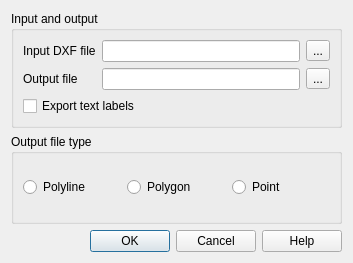
<?xml version="1.0" encoding="UTF-8"?>
<ui version="4.0">
 <class>dxf2shpConverterGui</class>
 <widget class="QDialog" name="dxf2shpConverterGui">
  <property name="geometry">
   <rect>
    <x>0</x>
    <y>0</y>
    <width>353</width>
    <height>263</height>
   </rect>
  </property>
  <property name="windowTitle">
   <string>Dxf Importer</string>
  </property>
  <property name="windowIcon">
   <iconset>
    <normaloff/>
   </iconset>
  </property>
  <layout class="QVBoxLayout" name="verticalLayout">
   <item>
    <widget class="QGroupBox" name="groupBox_2">
     <property name="title">
      <string>Input and output</string>
     </property>
     <layout class="QGridLayout" name="gridLayout">
      <item row="0" column="0">
       <widget class="QLabel" name="label">
        <property name="text">
         <string>Input DXF file</string>
        </property>
       </widget>
      </item>
      <item row="0" column="1">
       <widget class="QLineEdit" name="name"/>
      </item>
      <item row="0" column="2">
       <widget class="QToolButton" name="btnBrowseForFile">
        <property name="text">
         <string>...</string>
        </property>
       </widget>
      </item>
      <item row="1" column="0">
       <widget class="QLabel" name="label_3">
        <property name="text">
         <string>Output file</string>
        </property>
       </widget>
      </item>
      <item row="1" column="1">
       <widget class="QLineEdit" name="dirout"/>
      </item>
      <item row="1" column="2">
       <widget class="QToolButton" name="btnBrowseOutputDir">
        <property name="text">
         <string>...</string>
        </property>
       </widget>
      </item>
      <item row="2" column="0" colspan="2">
       <widget class="QCheckBox" name="convertTextCheck">
        <property name="text">
         <string>Export text labels</string>
        </property>
       </widget>
      </item>
     </layout>
    </widget>
   </item>
   <item>
    <widget class="QGroupBox" name="groupBox">
     <property name="title">
      <string>Output file type</string>
     </property>
     <layout class="QHBoxLayout" name="horizontalLayout">
      <item>
       <widget class="QRadioButton" name="polyline">
        <property name="text">
         <string>Polyline</string>
        </property>
       </widget>
      </item>
      <item>
       <widget class="QRadioButton" name="polygon">
        <property name="text">
         <string>Polygon</string>
        </property>
       </widget>
      </item>
      <item>
       <widget class="QRadioButton" name="point">
        <property name="text">
         <string>Point</string>
        </property>
       </widget>
      </item>
     </layout>
    </widget>
   </item>
   <item>
    <widget class="QDialogButtonBox" name="buttonBox">
     <property name="orientation">
      <enum>Qt::Horizontal</enum>
     </property>
     <property name="standardButtons">
      <set>QDialogButtonBox::Cancel|QDialogButtonBox::Help|QDialogButtonBox::Ok</set>
     </property>
    </widget>
   </item>
  </layout>
 </widget>
 <resources>
  <include location="dxf2shpconverter.qrc"/>
 </resources>
 <connections>
  <connection>
   <sender>buttonBox</sender>
   <signal>accepted()</signal>
   <receiver>dxf2shpConverterGui</receiver>
   <slot>accept()</slot>
   <hints>
    <hint type="sourcelabel">
     <x>248</x>
     <y>254</y>
    </hint>
    <hint type="destinationlabel">
     <x>157</x>
     <y>274</y>
    </hint>
   </hints>
  </connection>
  <connection>
   <sender>buttonBox</sender>
   <signal>rejected()</signal>
   <receiver>dxf2shpConverterGui</receiver>
   <slot>reject()</slot>
   <hints>
    <hint type="sourcelabel">
     <x>316</x>
     <y>260</y>
    </hint>
    <hint type="destinationlabel">
     <x>286</x>
     <y>274</y>
    </hint>
   </hints>
  </connection>
 </connections>
</ui>
